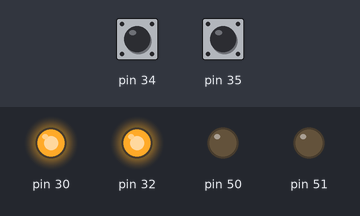
Recording of a sketch running on a simulated Arduino Mega 2560, built with avr-gcc and run on an emulated ATmega2560. On the bench: output pins drawn as LEDs (lit = HIGH). The test bench sets the inputs (shaded band); at power-on: pin 34 HIGH, pin 35 HIGH. Pins used as bus, display or sensor lines are not drawn.

Above: at 0.1 s.
Timing chart, 0 to 1.6 s (numbered marks = the images above):
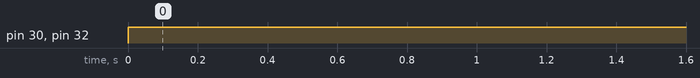

Measured:
- by itself, pin 30, pin 32: LOW → HIGH at 0.00 s

The sketch:

3DPrinter_2_Move.ino
```cpp
#define X_DIR 0x20  //24 // DDRC 0x20
#define X_STOP 0x04 // 21 // DDRC 0x04
#define X_STEP 0x80 // 16 // DDRD 0x80
#define XYEENABLE 0x40 // 15 //DDRD 0x40

#define Y_DIR 0x80 // DDRC 0x80
#define Y_STEP 0x40 //DDRC 0x40
#define Y_STOP 0x08 // DDRC 0x08

#define Z_DIR 0x04 // DDRB 0x04
#define Z_STEP 0x08 // DDRB 0x08
#define Z_STOP 0x10  // DDRC 0x10

#define ONE_CM 800


volatile char x_flag = 0;
volatile char y_flag = 0;

int y_cm = ONE_CM * 3;
int x_cm = ONE_CM * 6;

char x_reset = 0;
char y_reset = 0;


void setup() {
  Serial.begin(9600);
  //DIR, STEP, ENABLE OUTPUT SETTINGS
  DDRC = X_DIR | Y_DIR | Y_STEP;
  DDRD = X_STEP | XYEENABLE;
  DDRB = Z_DIR | Z_STEP;

  //STOP PIN CLEAR
  DDRC &= ~(X_STOP | Y_STOP | Z_STOP);

  //PULLUP Settings
  PORTC = PORTC | (X_STOP | Y_STOP | Z_STOP);

  // Timer 1 Settings
  TCCR1A = 0x00;
  TCCR1B = 0x0A;
  TCCR1C = 0x00;
  OCR1A = 400;
  TIMSK1 = 0x02;

  // Timer 3 Settings
  TCCR3A = 0x00;
  TCCR3B = 0x0A;
  TCCR3C = 0x00;
  OCR3A = 400;
  TIMSK3 = 0x02;


  //X Settings
  PORTC |= X_DIR; // Default value = 1;
  PORTD &= ~(PORTD & X_STEP);
  //Y Settings
  PORTC |= Y_DIR; // Default value = 1;
  PORTC &= ~(PORTC & Y_STEP);

  //--------------------------------------------
}

#define X_LEFT PORTC | X_DIR
#define X_RIGHT PORTC & ~(PORTC & X_DIR)

#define Y_UP PORTC | Y_DIR
#define Y_DOWN PORTC & ~(PORTC & Y_DIR)

enum{
  x_left, x_right, y_up, y_down
};

void x_move(int x_distance, int x_speed, int x_dir){
  if(x_dir == x_left) PORTC = X_LEFT;
  if(x_dir == x_right) PORTC = X_RIGHT;
  OCR1A = x_speed;
  x_cm = x_distance;
  x_flag = 1;
}
void y_move(int y_distance, int y_speed, int y_dir){
  if(y_dir == y_up) PORTC = Y_UP;
  if(y_dir == y_down) PORTC = Y_DOWN;
  OCR3A = y_speed;
  y_cm = y_distance;
  y_flag = 1;
}

int cnt = 0;
void loop() {
  if (cnt == 0) {
    PORTC &= ~(PORTC & Y_DIR);
    PORTC &= ~(PORTC & X_DIR);
    OCR3A = 400;
    OCR1A = 400;
    x_flag = 1;
    while (x_flag == 1 || y_flag == 1);
    y_flag = 1;
    while (x_flag == 1 || y_flag == 1);
    PORTC |= X_DIR | Y_DIR;
    OCR1A = 200;
    x_flag = 1;
    y_flag = 1;
    cnt++;
  }
}

char x_step_toggle = 0;
int x_limit_switch = 0;
unsigned int x_step_count = 0;
ISR(TIMER1_COMPA_vect) {
  if (x_flag) {
    if (x_step_toggle == 0) {
      x_step_toggle = 1;
      PORTD = PORTD | X_STEP;
    } else {
      x_step_toggle = 0;
      PORTD &= ~(PORTD & X_STEP);
      x_step_count ++;

      if (x_step_count >= x_cm) { // Move 4 Cm
        x_step_count = 0;
        x_flag = 0;
      }
      x_limit_switch = PINC & X_STOP;
      if (x_limit_switch == 4) {
        x_step_count = 0;
        x_flag = 0;
      }
    }
  }
}

unsigned int y_step_count = 0; // AVR 에선 2BYTE
char y_step_toggle = 0;
char y_limit_switch = 0;
ISR(TIMER3_COMPA_vect) {
  if (y_flag) {
    if (y_step_toggle == 0)
    {
      y_step_toggle = 1;
      PORTC |= Y_STEP;
    } else {
      y_step_toggle = 0;
      PORTC &= ~(PORTC & Y_STEP);

      y_step_count++; // High -> Low 전체가 한 스텝
      if ((y_step_count >= y_cm || y_step_count >= 15000)) {
        y_step_count = 0;
        y_flag = 0;
      }

      y_limit_switch = PINC & Y_STOP;
      if (y_limit_switch == 8) {
        y_step_count = 0;
        y_flag = 0;
      }
    }
  }
}
```
